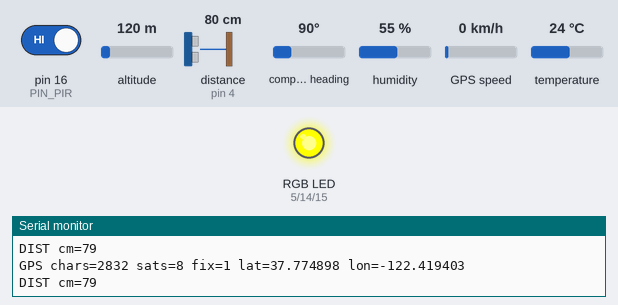
The sketch below on a simulated Arduino Uno, built with avr-gcc and run on an emulated ATmega328P. On the bench: an RGB LED mixed from three pins (HIGH = lit), the last lines printed to the serial monitor. The inputs (shaded band) are chosen by the test bench; at power-on: distance to the obstacle (sensor on pin 4) 80 cm, pin 16 (PIN_PIR) HIGH, altitude 120 m, compass heading 90°, humidity 55 %, GPS speed 0 km/h, temperature 24 °C. The echo pulse lasts 58.3 µs per cm; the GPS gets a fix after 3 s at 37.7749, -122.4194 with 8 satellites; pins used as bus, display or sensor lines are not drawn.

Above: at 5.0 s.
5.1 s: distance to the obstacle (sensor on pin 4) set to 34 cm
6.6 s: distance to the obstacle (sensor on pin 4) set to 27 cm
At 7.7 s:
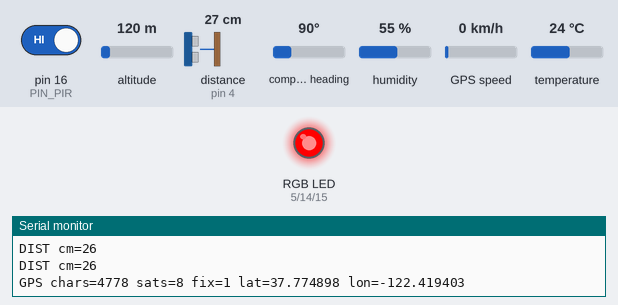
8.2 s: distance to the obstacle (sensor on pin 4) set to 35 cm
At 9.0 s:
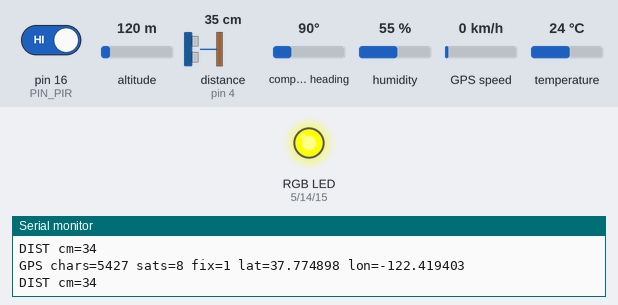
Timing chart, 0 to 10.7 s (numbered marks = the images above; inputs shaded):
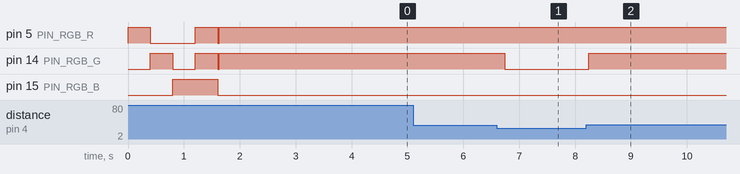

Measured:
- the behaviour switches between 32 and 31 cm on distance to the obstacle (sensor on pin 4) (found by bisection; images 0 and 1)
- after the input at 6.6 s, pin 14 (PIN_RGB_G): HIGH → LOW after 0.14 s
- after the input at 8.2 s, pin 14 (PIN_RGB_G): LOW → HIGH at once

The sketch:

board1_test.ino
```cpp
/*
 * ============================================================================
 *  BOARD 1 - SENSOR NODE TEST SKETCH
 * ============================================================================
 *
 *  Boards: NodeMCU 1.0 (ESP-12E Module), ESP8266 core 3.1.2
 *  Purpose: Prove every sensor on board 1 works before adding ESP-NOW.
 *
 *  Hardware connected to this board
 *  --------------------------------
 *    DHT22 temperature/humidity sensor
 *    HC-SR04 ultrasonic distance sensor
 *    HC-SR501 PIR motion sensor
 *    NEO-M8 GPS module (UART)
 *    Common-anode RGB LED driven by 3x logic-level N-channel MOSFETs
 *
 *  Wiring, NodeMCU label -> ESP8266 GPIO
 *  -------------------------------------
 *    DHT22 VCC        -> 3V3
 *    DHT22 DATA       -> D4  / GPIO2   (plus 10k pull-up to 3V3)
 *    DHT22 GND        -> GND
 *
 *    HC-SR04 VCC      -> VIN / 5V
 *    HC-SR04 TRIG     -> D3  / GPIO0   (plus 10k pull-up to 3V3)
 *    HC-SR04 ECHO     -> D2  / GPIO4   (1k series + 2k to GND divider)
 *    HC-SR04 GND      -> GND
 *
 *    PIR VCC          -> VIN / 5V
 *    PIR OUT          -> D0  / GPIO16
 *    PIR GND          -> GND
 *
 *    GPS VCC          -> VIN / 5V (or 3V3 only if the module is 3.3V-only)
 *    GPS TX           -> D6  / GPIO12  (this is the ESP software-serial RX)
 *    GPS RX           -> D7  / GPIO13  (this is the ESP software-serial TX)
 *    GPS GND          -> GND
 *
 *    RGB common anode -> external +5V
 *    RGB R channel    -> MOSFET drain; gate -> D1 / GPIO5  via 100R
 *    RGB G channel    -> MOSFET drain; gate -> D5 / GPIO14 via 100R
 *    RGB B channel    -> MOSFET drain; gate -> D8 / GPIO15 via 100R
 *    Every MOSFET gate -> 10k to GND (keeps the LED off during boot)
 *    Every MOSFET source -> GND (common ground with the NodeMCU)
 *
 *  ESP8266 boot-pin rules used here
 *  --------------------------------
 *    - D3 / GPIO0 must be HIGH at boot. The 10k TRIG pull-up does that.
 *    - D8 / GPIO15 must be LOW at boot. The 10k gate pulldown does that.
 *    - D4 / GPIO2 must be HIGH at boot. The 10k DHT pull-up does that.
 *    - D0 / GPIO16 has no PWM, so it is used only for the PIR input.
 *
 *  Serial monitor
 *  --------------
 *    115200 baud. You should see DIST, DHT, PIR and GPS lines.
 *    GPS chars=0 means no serial characters arrived at all (wiring/baud),
 *    not simply "no satellite fix".
 *
 *  Libraries
 *  ---------
 *    DHT sensor library (Adafruit) + Adafruit Unified Sensor
 *    TinyGPSPlus
 *    SoftwareSerial (bundled with the ESP8266 core)
 * ============================================================================
 */

#include <DHT.h>
#include <SoftwareSerial.h>
#include <TinyGPSPlus.h>

// ---------------------------------------------------------------------------
// Pin map. The number is the ESP8266 GPIO number, not the NodeMCU label.
// Keeping all pins in one place makes rewiring a one-line change.
// ---------------------------------------------------------------------------
const uint8_t PIN_DHT = 2;       // D4  / GPIO2  - DHT22 data, needs 10k pull-up
const uint8_t PIN_TRIG = 0;      // D3  / GPIO0  - HC-SR04 trigger, needs 10k pull-up
const uint8_t PIN_ECHO = 4;      // D2  / GPIO4  - HC-SR04 echo, must use 1k/2k divider
const uint8_t PIN_PIR = 16;      // D0  / GPIO16 - PIR output (input only, no PWM)
const uint8_t PIN_GPS_RX = 12;   // D6  / GPIO12 - ESP receives GPS TX here
const uint8_t PIN_GPS_TX = 13;   // D7  / GPIO13 - ESP transmits to GPS RX here
const uint8_t PIN_RGB_R = 5;     // D1  / GPIO5  - red MOSFET gate
const uint8_t PIN_RGB_G = 14;    // D5  / GPIO14 - green MOSFET gate
const uint8_t PIN_RGB_B = 15;    // D8  / GPIO15 - blue MOSFET gate

// Set this to false if the RGB is not wired yet. Sensors keep working.
const bool TEST_RGB = true;

// Sentinel used when the ultrasonic reading is out of range (>400 cm).
// It is deliberately different from 0 because 0 means "blocked / no echo"
// and must show the critical red colour.
const uint16_t DIST_INVALID = 999;

// ---------------------------------------------------------------------------
// Library objects
// ---------------------------------------------------------------------------
// DHT22 on PIN_DHT; the second argument selects the sensor model.
DHT dht(PIN_DHT, DHT22);

// Software serial for GPS. The first argument is the ESP RX pin, the second
// is the ESP TX pin. GPS module TX must go to GPIO12, GPS RX to GPIO13.
SoftwareSerial gpsSerial(PIN_GPS_RX, PIN_GPS_TX);

// TinyGPSPlus parses NMEA sentences one character at a time.
TinyGPSPlus gps;

// ---------------------------------------------------------------------------
// readOnceCm()
// ---------------------------------------------------------------------------
// Sends one 10 microsecond trigger pulse to the HC-SR04, then measures how
// long the ECHO pin stays HIGH. Sound travels 343 m/s = 0.0343 cm/us.
// The pulse travels to the object and back, so the distance is:
//
//     distance_cm = duration_us * 0.0343 / 2
//
// pulseIn() returns 0 if no echo arrives before the 25 ms timeout.
// 25 ms is about 4.3 m of round-trip travel, which is beyond the HC-SR04's
// reliable range. A return value of 0 therefore means "no usable echo".
// ---------------------------------------------------------------------------
uint16_t readOnceCm() {
  // Make sure the trigger starts from a known LOW level.
  digitalWrite(PIN_TRIG, LOW);
  delayMicroseconds(2);

  // 10 us HIGH pulse tells the HC-SR04 to send a burst.
  digitalWrite(PIN_TRIG, HIGH);
  delayMicroseconds(10);
  digitalWrite(PIN_TRIG, LOW);

  // Wait for ECHO to go HIGH, then measure how long it stays HIGH.
  // 0 means the sensor saw no echo (out of range, too close, or unplugged).
  unsigned long duration = pulseIn(PIN_ECHO, HIGH, 25000UL);
  if (duration == 0) {
    return 0;
  }

  // Convert microseconds to centimetres, then divide by 2 for the round trip.
  return (uint16_t)(duration * 0.0343 / 2.0);
}

// ---------------------------------------------------------------------------
// median3()
// ---------------------------------------------------------------------------
// Returns the middle value of three readings. A median filter removes a
// single wild reading (for example a 0 from a missed echo or a 400 from a
// reflection) without slowing the loop down like an average would.
//
// The three if-statements are a tiny sorting network: after them,
// a <= b <= c and the middle value is simply b.
// ---------------------------------------------------------------------------
uint16_t median3(uint16_t a, uint16_t b, uint16_t c) {
  if (a > b) {
    uint16_t t = a;
    a = b;
    b = t;
  }
  if (b > c) {
    uint16_t t = b;
    b = c;
    c = t;
  }
  if (a > b) {
    uint16_t t = a;
    a = b;
    b = t;
  }
  return b;
}

// ---------------------------------------------------------------------------
// readDistanceCm()
// ---------------------------------------------------------------------------
// Takes three readings and keeps the median. This is called every 300 ms.
//
// Return values:
//   DIST_INVALID (999) -> more than 400 cm, treat as "no target" and turn RGB off
//   0                  -> no echo / object touching the sensor, treat as CRITICAL
//   1..400             -> valid distance in centimetres
//
// Note: the HC-SR04 cannot report a true 0 cm; 0 is what pulseIn() returns
// when no echo comes back. For this project "no echo" is safest as a red
// critical alert, because the object may be too close or the sensor blocked.
// ---------------------------------------------------------------------------
uint16_t readDistanceCm() {
  uint16_t a = readOnceCm();
  uint16_t b = readOnceCm();
  uint16_t c = readOnceCm();

  uint16_t m = median3(a, b, c);

  // Beyond the useful range of the sensor: not a target, so mark invalid.
  if (m > 400) {
    return DIST_INVALID;
  }

  // 0 is intentionally returned as-is: applyZone() turns it red.
  return m;
}

// ---------------------------------------------------------------------------
// setColor()
// ---------------------------------------------------------------------------
// Writes PWM values to the three MOSFET gates.
//
//   0   = channel fully off
//   255 = channel fully on (100% duty cycle)
//
// This assumes a common-anode RGB with a low-side N-channel MOSFET:
// pulling a gate HIGH turns that colour ON. If your LED is common-cathode,
// or if the colours are inverted, fix the wiring before trusting this code.
//
// TEST_RGB lets you disable the LED section without touching the rest.
// ---------------------------------------------------------------------------
void setColor(uint8_t r, uint8_t g, uint8_t b) {
  if (!TEST_RGB) {
    return;
  }
  analogWrite(PIN_RGB_R, r);
  analogWrite(PIN_RGB_G, g);
  analogWrite(PIN_RGB_B, b);
}

// ---------------------------------------------------------------------------
// applyZone()
// ---------------------------------------------------------------------------
// Converts a distance into the same alert colours used by board 2.
// Board 1 will later send the zone number over ESP-NOW so both RGB LEDs
// always show the same state.
//
//   Distance        Colour          Meaning
//   ---------------------------------------------------------------------
//   > 120 cm        green           SAFE
//   60 - 120 cm     yellow          WATCH
//   30 - 60 cm      orange          WARN
//   10 - 30 cm      red-orange      CLOSE
//   0 - 10 cm       red             CRITICAL
//   0 cm (no echo)  red             blockages are treated as CRITICAL
//   > 400 cm        off             no target / out of range
//
// The comparisons use ">" so the boundary value belongs to the safer zone
// (for example exactly 120 cm is still WATCH, not SAFE).
// ---------------------------------------------------------------------------
void applyZone(uint16_t cm) {
  // Out of range: no target, turn the LED off so it does not cry wolf.
  if (cm == DIST_INVALID) {
    setColor(0, 0, 0);
    return;
  }

  // A zero reading means no echo came back or something is touching the
  // sensor. Treat it as the most dangerous case, not as "no reading".
  if (cm == 0) {
    setColor(255, 0, 0);
    return;
  }

  if (cm > 120) {
    setColor(0, 255, 0);        // SAFE       - green
  } else if (cm > 60) {
    setColor(255, 255, 0);      // WATCH      - yellow
  } else if (cm > 30) {
    setColor(255, 128, 0);      // WARN       - orange
  } else if (cm > 10) {
    setColor(255, 40, 0);       // CLOSE      - red-orange
  } else {
    setColor(255, 0, 0);        // CRITICAL   - red
  }
}

// ---------------------------------------------------------------------------
// setup()
// ---------------------------------------------------------------------------
// Runs once after reset. Initialises serial ports and pin directions, then
// performs a visible RGB self-test so wiring mistakes are obvious.
// ---------------------------------------------------------------------------
void setup() {
  // USB serial monitor. 115200 is also the upload speed used by the IDE.
  Serial.begin(115200);

  // NEO-M8 default baud rate. If the GPS output is garbage or empty, try
  // 38400 or 115200 with the gps_probe sketch.
  gpsSerial.begin(9600);

  // Start the DHT library; this configures the data pin internally.
  dht.begin();

  // Trigger is an output; echo, PIR are inputs.
  pinMode(PIN_TRIG, OUTPUT);
  pinMode(PIN_ECHO, INPUT);
  pinMode(PIN_PIR, INPUT);

  // The three MOSFET gates are PWM outputs.
  pinMode(PIN_RGB_R, OUTPUT);
  pinMode(PIN_RGB_G, OUTPUT);
  pinMode(PIN_RGB_B, OUTPUT);

  // Keep the trigger line quiet between measurements.
  digitalWrite(PIN_TRIG, LOW);

  Serial.println();
  Serial.println("BOARD1 SENSOR TEST");
  Serial.println("DHT=D4 TRIG=D3 ECHO=D2 PIR=D0 GPS=D6/D7 RGB=D1/D5/D8");

  // RGB self-test: red -> green -> blue -> white -> off.
  // If the order is wrong, the channel wires or the pin constants are wrong.
  setColor(255, 0, 0);
  delay(400);
  setColor(0, 255, 0);
  delay(400);
  setColor(0, 0, 255);
  delay(400);
  setColor(255, 255, 255);
  delay(400);
  setColor(0, 0, 0);
}

// ---------------------------------------------------------------------------
// loop()
// ---------------------------------------------------------------------------
// Runs forever. Each sensor has its own timer so one slow sensor (DHT) does
// not block the others. The loop itself is fast and non-blocking.
// ---------------------------------------------------------------------------
void loop() {
  // "static" means these variables keep their value between loop() calls.
  // lastDistance/lastDht/lastGps store the last time each task ran.
  // lastMotion starts at -1 so the first PIR read always prints a line.
  static unsigned long lastDistance = 0;
  static unsigned long lastDht = 0;
  static unsigned long lastGps = 0;
  static int lastMotion = -1;

  // Feed every received GPS character into TinyGPSPlus. This must run
  // often, because the GPS sends a continuous stream of NMEA sentences.
  while (gpsSerial.available()) {
    gps.encode(gpsSerial.read());
  }

  unsigned long now = millis();

  // ---- Ultrasonic every 300 ms -----------------------------------------
  // Three pings take roughly 3 x 30 ms, so 300 ms is a safe period.
  // Each result updates the RGB immediately.
  if (now - lastDistance >= 300) {
    lastDistance = now;
    uint16_t cm = readDistanceCm();
    applyZone(cm);

    Serial.print("DIST cm=");
    if (cm == DIST_INVALID) {
      Serial.println("invalid");
    } else {
      Serial.println(cm);
    }
  }

  // ---- DHT22 every 2 seconds -------------------------------------------
  // The DHT22 needs at least 2 s between samples. The library blocks
  // interrupts for a few milliseconds while reading, which is normal.
  if (now - lastDht >= 2000) {
    lastDht = now;
    float t = dht.readTemperature();
    float h = dht.readHumidity();

    if (isnan(t) || isnan(h)) {
      // NaN usually means bad wiring, missing pull-up, or too-frequent reads.
      Serial.println("DHT read failed");
    } else {
      Serial.print("DHT T=");
      Serial.print(t, 1);
      Serial.print("C H=");
      Serial.print(h, 1);
      Serial.println("%");
    }
  }

  // ---- PIR -------------------------------------------------------------
  // Polling is enough; GPIO16 does not support interrupts. Print only when
  // the state changes so the serial log is not flooded.
  int motion = digitalRead(PIN_PIR);
  if (motion != lastMotion) {
    lastMotion = motion;
    Serial.print("PIR ");
    Serial.println(motion ? "MOTION" : "CLEAR");
  }

  // ---- GPS status every second -----------------------------------------
  // charsProcessed() is the total number of characters TinyGPSPlus has seen.
  // If it stays 0, no serial data is arriving: check GPS TX -> D6, power,
  // ground, and baud rate. It does not mean "waiting for satellites".
  if (now - lastGps >= 1000) {
    lastGps = now;

    Serial.print("GPS chars=");
    Serial.print(gps.charsProcessed());

    Serial.print(" sats=");
    Serial.print(gps.satellites.value());

    Serial.print(" fix=");
    Serial.print(gps.location.isValid() ? 1 : 0);

    // Only print coordinates when the module says the fix is valid.
    if (gps.location.isValid()) {
      Serial.print(" lat=");
      Serial.print(gps.location.lat(), 6);
      Serial.print(" lon=");
      Serial.print(gps.location.lng(), 6);
    }

    Serial.println();
  }
}
```
